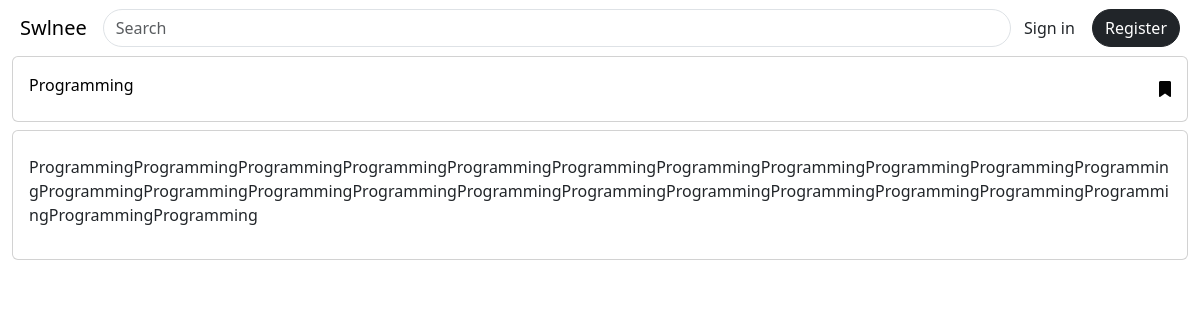
Screenshot of /programming/ with the database file from the repository.
### index/models.py (models this page shows, shortened)
class Post(models.Model):
    class NewManager(models.Manager):
        def get_queryset(self):
            return super().get_queryset() .filter(status='published')
    options = (
        ('draft', 'Draft'),
        ('published', 'Published'),
    )
    slug = models.SlugField(max_length=250, unique_for_date='publish')
    category = models.ForeignKey(Category, on_delete=models.PROTECT, default=1)
    book_author = models.CharField(max_length=250)
    title = models.CharField(max_length=250)
    description = models.TextField()
    publish = models.DateTimeField(default=timezone.now)
    author = models.ForeignKey(User, on_delete=models.CASCADE, related_name='blog_posts')
    content = CKEditor5Field('Text', config_name='extends')
    status = models.CharField(max_length=10, choices=options, default='published')
    favourites = models.ManyToManyField(User, related_name='favourite', default=None, blank=True)
    objects = models.Manager()  # default manager
    newmanager = NewManager()  # custom manager
    tags = TaggableManager()

### index/views.py (the view)
# urls.py: path('<slug:slug>/', detail , name= 'detail'),
def detail(request, slug):
    post = get_object_or_404(Post, slug=slug, status='published')
    cats = Category.objects.all().order_by('-id')
    fav = bool
    if post.favourites.filter(id=request.user.id).exists():
        fav = True
    return render(request,'detail.html',{'post':post, 'cats':cats, 'fav': fav})

### index/templates/detail.html (shortened to what this page needs)
{% extends 'base.html' %}
{% load bootstrap5 %}
{% block content%}
<div class="container-fluid">
            <div class="card mb-2">
                <div class="card-body ">
                  <div class="d-flex justify-content-between align-items-center">
                    <p class="card-title text-black">{{ post.title|safe}}</p>
                    {% if fav %}
                      <div>
                        <a href="{% url 'favourite_add' post.id %}" class=""><i class="fa-solid fa-bookmark" style="color: #ffea00;"></i></a>
                      </div>
                    {% else %}
                      <div>
                        <a href="{% url 'favourite_add' post.id %}" class=""><i class="fa-solid fa-bookmark" style="color: #030303;"></i></a>
                      </div>
                    {% endif %}
                </div>
                </div>
            </div>
            <div class="card mb-2">
                <div class="card-body ">
                <p class="card-title text-black">{{ post.content|safe}}</p>
                </div>
            </div>
</div>
{% endblock%}

### templates/base.html (style rules this page uses)
html, body { max-width: 100%; overflow-x: hidden; }

### rows the page displays
Post: title "Programming", content "ProgrammingProgrammingProgrammingProgrammingProgrammingProgrammingProgrammingProgrammingProgrammingProgrammingProgrammingProgrammingProgrammingProgrammingProgrammingProgrammingProgrammingProgrammingProgrammingProgrammingProgrammingProgrammingProgrammingProgramming"
